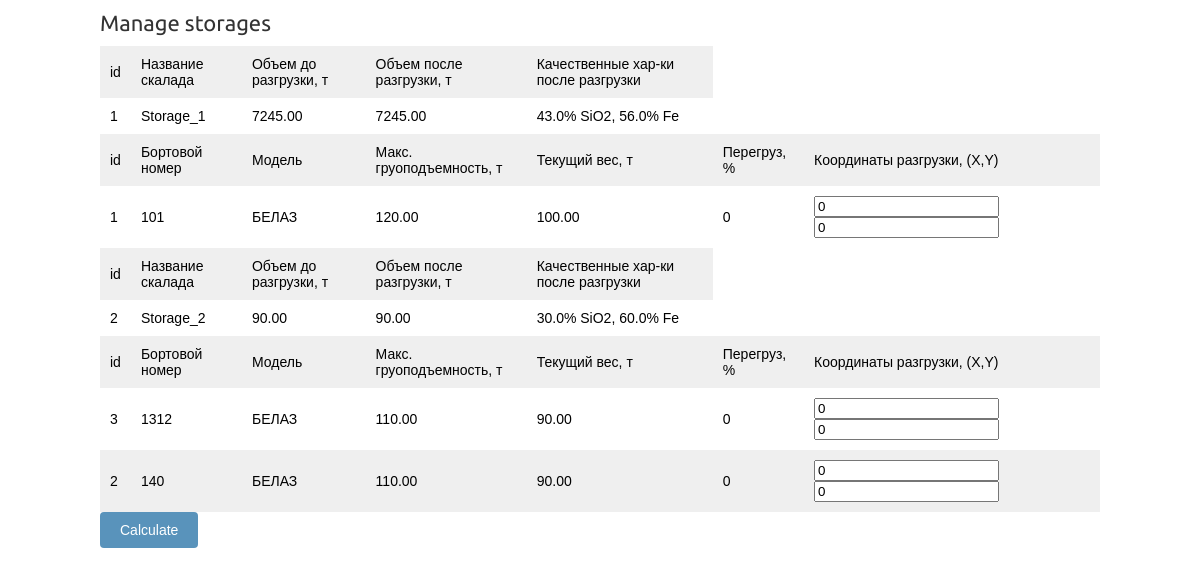
The app's page /, older data.
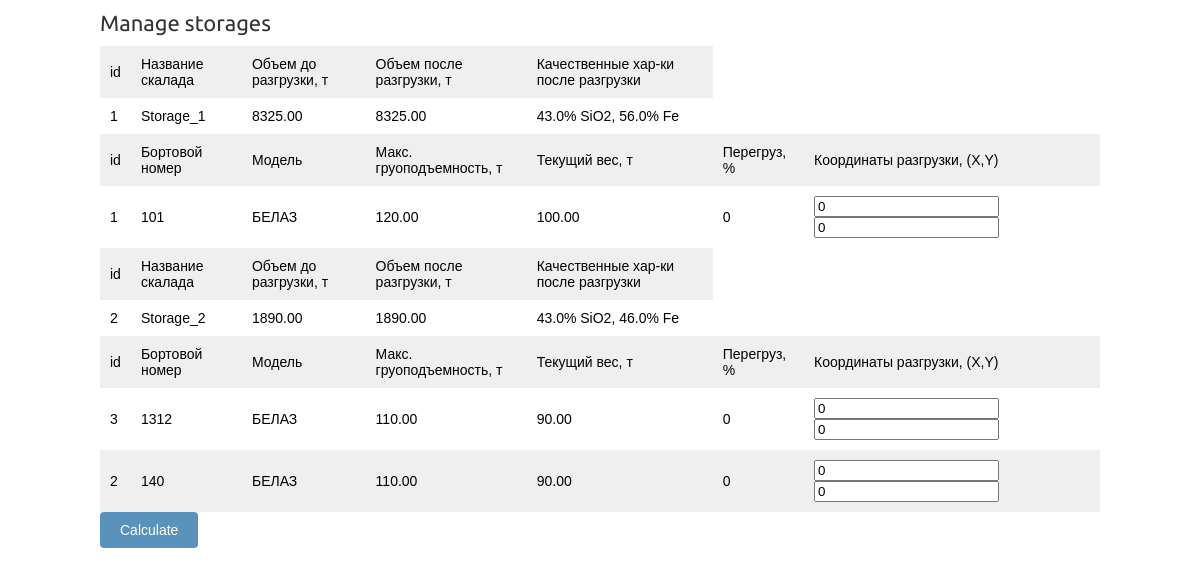
The same page, newer data.
### calc/models.py (models this page shows, shortened)
class Storage(models.Model):
    name = models.CharField(max_length=200, db_index=True)
    slug = models.SlugField(max_length=200, unique=True)
    capacity = models.DecimalField(max_digits=10, decimal_places=2)
    percentage_SiO2 = models.DecimalField(max_digits=10, decimal_places=2)
    percentage_Fe = models.DecimalField(max_digits=10, decimal_places=2)
    coordinates = models.TextField(null=True, blank=True)
    class Meta:
        ordering = ('name',)
        verbose_name = 'storage'
        verbose_name_plural = 'storages'
    @property
    def percentageFe(self):
            return "{:.1%}".format(
                self.percentage_Fe)
    @property
    def percentageSiO2(self):
            return "{:.1%}".format(
                self.percentage_SiO2)

### calc/views.py (the view)
# urls.py: path('', views.manage_storages, name='manage_storages'),
def manage_storages(request):
    context = {}
    storages = Storage.objects.all()
    for str in storages:
        context[str] = list(Truck.objects.filter(is_online=True, storage=str))
    return render(request, 'calc/detail/detail.html',
                  {'context': context,
                   })

### calc/models.py (called while the page is built)
    @property
    def overload(self):
        if(self.carrying_capacity <= self.max_carrying_capacity):
            return 0
        else:
            return "{:.1%}".format(
                self.carrying_capacity / self.max_carrying_capacity)

### calc/templates/calc/detail/detail.html (shortened to what this page needs)
{% extends "calc/base.html" %}
{% load static %}
{% block content %}
    {% for str, trucks in context.items %}
        <table class = "Storages">
            <tr>
                <td>id</td>
                <td>Название скалада</td>
                <td>Объем до разгрузки, т </td>
                <td>Объем после разгрузки, т </td>
                <td>Качественные хар-ки после разгрузки </td>
            </tr>
            <tr class = "Storage">
                <td id = "storage_id">{{str.id}}</td>
                <td>{{str.name}}</td>
                <td>{{str.capacity}}</td>
                <td>{{str.capacity}}</td>
                <td>{{str.percentageSiO2}} SiO2, {{str.percentageFe}} Fe</td>
            </tr>
            <tr>
                <td>id</td>
                <td>Бортовой номер</td>
                <td>Модель</td>
                <td>Макс. груоподъемность, т</td>
                <td>Текущий вес, т</td>
                <td>Перегруз, %</td>
                <td>Координаты разгрузки, (X,Y)</td>
            </tr>
            {% for truck in trucks %}
                <tr class = "Truck">
                    <td id = "truck_id">{{truck.id}}</td>
                    <td>{{truck.name}}</td>
                    <td>{{truck.model}}</td>
                    <td>{{truck.max_carrying_capacity}}</td>
                    <td>{{truck.carrying_capacity}}</td>
                    <td>{{truck.overload}}</td>
                    <td>
                        <input id="point_x_input" type="number" value=0 size=1 title="X">
                        <input id="point_y_input" type="number" value=0 size=1 title="Y">
                    </td>
                </tr>
            {% endfor %}
            </table>
    {% endfor %}
    <input id="submit-btn" type="submit" value="Сalculate"/>
{% endblock %}

Row changes from the older to the newer data that the page shows:
changed Storage "Storage_1": capacity "7245.00" → "8325.00"
changed Storage "Storage_2": capacity "90.00" → "1890.00"; percentageSiO2 "30.0%" → "43.0%"; percentageFe "60.0%" → "46.0%"
